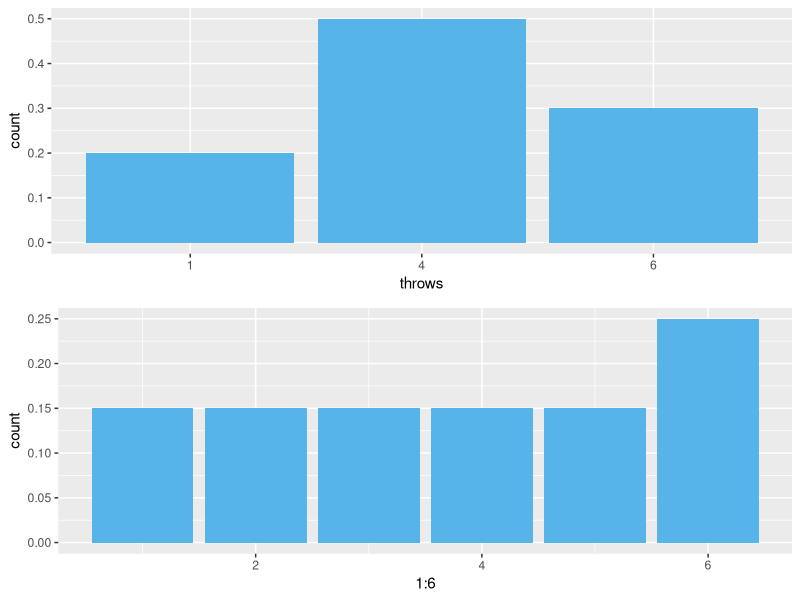

This figure's R source:
if (!'ggplot2' %in% rownames(installed.packages())) {install.packages('ggplot2')}
library('ggplot2')
if (!'gridExtra' %in% rownames(installed.packages())) {install.packages('gridExtra')}
library('gridExtra')

rm(list = ls())

set.seed(9231066)

prob <- c(rep(3 / 20, 5), 1 / 4)

n <- 10
throws <- sample(1:6, n, replace = TRUE, prob = prob)
pdf <- data.frame(table(throws) / n)

plot.sim <- ggplot(data = data.frame(pdf), aes(x = throws, weight = Freq))
plot.sim <- plot.sim + geom_bar(fill = '#56B4E9')

plot.true <- ggplot(data = data.frame(prob), aes(x = 1:6, weight = prob))
plot.true <- plot.true + geom_bar(fill = '#56B4E9')

grid.arrange(plot.sim, plot.true, nrow = 2)
